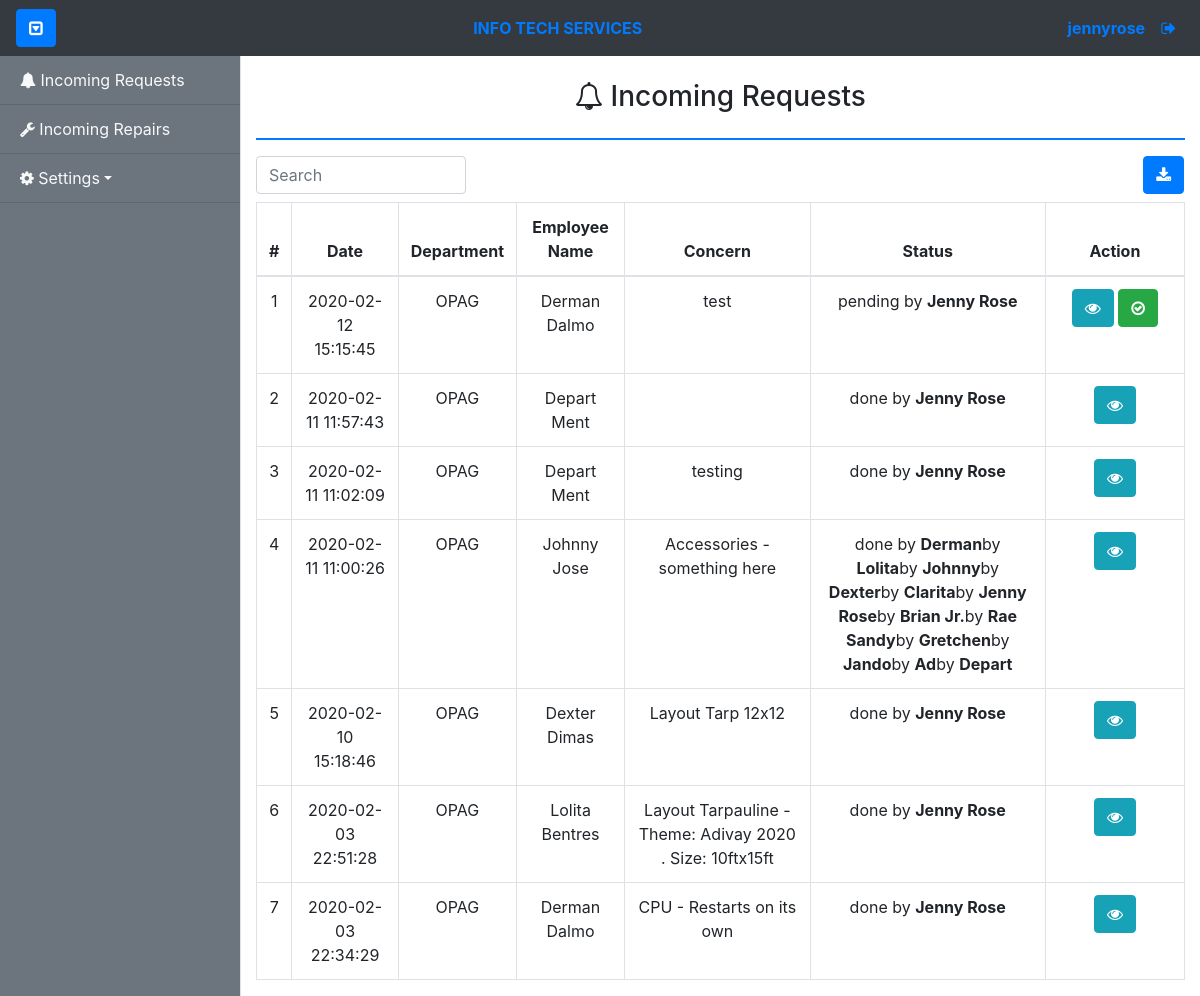
Screenshot of /admin/incoming-requests.php (signed in) with the database file from the repository.
### tables this page shows
CREATE TABLE `itservices_request_tbl` (
  `itsrequest_id` int(11) NOT NULL,
  `dept_id` int(11) DEFAULT NULL,
  `emp_id` int(11) DEFAULT NULL,
  `itsrequest_date` datetime NOT NULL,
  `concern` varchar(255) NOT NULL,
  `status` enum('post-repair inspected','pre-repair inspected','assessment pending','deployed','done','pending','received','assessed') NOT NULL DEFAULT 'received',
  `statusupdate_useraccount_id` int(255) DEFAULT NULL,
  `itsrequest_category` enum('hw','other') DEFAULT NULL,
  `hwcomponent_id` int(11) DEFAULT NULL,
  `hwcomponent_sub_id` int(11) NOT NULL,
  `itshw_category` enum('on-site','walk-in','pulled-out') DEFAULT NULL,
  `property_num` varchar(255) DEFAULT NULL,
  `solution` varchar(500) DEFAULT NULL,
  `received_date` datetime DEFAULT NULL
);

CREATE TABLE `department_tbl` (
  `dept_id` int(11) NOT NULL,
  `dept_code` varchar(255) NOT NULL,
  `dept_name` varchar(255) NOT NULL
);

CREATE TABLE `employee_tbl` (
  `emp_id` int(11) NOT NULL,
  `dept_id` int(11) DEFAULT NULL,
  `emp_idnum` int(255) NOT NULL,
  `emp_fname` varchar(255) NOT NULL,
  `emp_lname` varchar(255) NOT NULL,
  `emp_position` varchar(255) DEFAULT NULL
);

CREATE TABLE `hardwarecomponent_tbl` (
  `hwcomponent_id` int(11) NOT NULL,
  `hwcomponent_name` varchar(255) NOT NULL,
  `hwcomponent_type` enum('main','sub') DEFAULT NULL,
  `hwcomponent_category` int(10) DEFAULT NULL
);

### config/controllers/controller.php (called while the page is built, shortened)
<?php
class Controller
{
	public function getEmployee($emp_id = null)
	{
		global $con;
		if ($emp_id == null) {
			$qry = "SELECT * FROM employee_tbl INNER JOIN department_tbl ON employee_tbl.dept_id=department_tbl.dept_id";
			if ($con->query($qry)) {
				$result = $con->query($qry);
				$users = array();
				while ($row = $result->fetch_assoc()) {
					$users[] = $row;
				}
				return $users;
			} else {
				return false;
			}
		} else {
			$qry = "SELECT * FROM employee_tbl INNER JOIN department_tbl ON employee_tbl.dept_id=department_tbl.dept_id WHERE emp_id = '" . $emp_id . "' ";
			if ($con->query($qry)) {
				$result1 = $con->query($qry);
				$users = array();
				while ($row = $result1->fetch_assoc()) {
					$users[] = $row;
				}
				return $users;
			} else {
				return false;
			}
		}
	}
	public function getHardwareComponents($hwcomponent_id = null)
	{
		global $con;
		if ($hwcomponent_id == null) {
			$qry = "SELECT * FROM hardwarecomponent_tbl";
			if ($con->query($qry)) {
				$result1 = $con->query($qry);
				$components = array();
				while ($row = $result1->fetch_assoc()) {
					$components[] = $row;
				}
				return $components;
			} else {
				return false;
			}
		} else {
			$qry = "SELECT * FROM hardwarecomponent_tbl WHERE hwcomponent_id = '" . $hwcomponent_id . "' ";
			if ($con->query($qry)) {
				$result1 = $con->query($qry);
				if ($result1->num_rows == 0) {
					return $result1->num_rows;
				}
				$components = array();
				return $components;
			} else {
				return false;
			}
		}
	}
	public function getUserAccount($useraccount_id = null)
	{
		global $con;
		if ($useraccount_id == null) {
			$qry = "SELECT * FROM useraccount_tbl LEFT JOIN employee_tbl ON useraccount_tbl.emp_id=employee_tbl.emp_id LEFT JOIN department_tbl ON useraccount_tbl.dept_id=department_tbl.dept_id";
			if ($con->query($qry)) {
				$result = $con->query($qry);
				if ($result->num_rows != 0) {
					$users = array();
					while ($row = $result->fetch_assoc()) {
						$users[] = $row;
					}
					return $users;
				} else {
					return $result->num_rows;
				}
			} else {
				return false;
			}
		} else {
			$qry = "SELECT * FROM useraccount_tbl LEFT JOIN employee_tbl ON useraccount_tbl.emp_id=employee_tbl.emp_id LEFT JOIN department_tbl ON useraccount_tbl.dept_id=department_tbl.dept_id WHERE useraccount_tbl.useraccount_id = '" . $useraccount_id . "' ";
			if ($con->query($qry)) {
				$result = $con->query($qry);
				if ($result->num_rows != 0) {
					$users = array();
					while ($row = $result->fetch_assoc()) {
						$users[] = $row;
					}
					return $users;
				} else {
					return $result->num_rows;
				}
			} else {
				return false;
			}
		}
	}
	public function getRequest($itsrequest_id = null)
	{
		global $con;
		if ($itsrequest_id == null) {
			$qry = "SELECT * FROM itservices_request_tbl INNER JOIN employee_tbl ON itservices_request_tbl.emp_id=employee_tbl.emp_id INNER JOIN department_tbl ON itservices_request_tbl.dept_id=department_tbl.dept_id LEFT JOIN hardwarecomponent_tbl ON itservices_request_tbl.hwcomponent_id=hardwarecomponent_tbl.hwcomponent_id  WHERE itshw_category is null OR itshw_category != 'pulled-out' AND itshw_category != 'walk-in' ORDER BY itsrequest_date DESC";
			if ($con->query($qry)) {
				$result = $con->query($qry);
				if ($result->num_rows != 0) {
					$requests = array();
					while ($row = $result->fetch_assoc()) {
						$requests[] = $row;
					}
					return $requests;
				} else {
					return $result->num_rows;
				}
			} else {
				return false;
			}
		}
	}
}

### tables/incomingrequest-tbl.php (the view)
<?php
if($requests == 0 || $requests == false){
?>
  <div class="alert alert-info text-center">
    <?php echo "No Incoming Request Queued!"; ?>
  </div>
<?php
}else{
?>
    <table class="table table-bordered text-center">
      <thead>
        <th>#</th>
        <th>Date</th>
        <th>Department</th>
        <th>Employee Name</th>
        <th>Concern</th>
        <th>Status</th>
        <th>Action</th>
      </thead>
      <tbody id="table_body">
        <?php
        $ctr = 1;
        foreach ($requests as $key => $value) {
          $component = $control->getHardwareComponents($value['hwcomponent_sub_id']);
        ?>
        <tr>
          	<td> <?=$ctr?> </td>
          	<td> <?=$value['itsrequest_date']?> </td>
            <td> <?=$value['dept_code']?> </td>
            <td> <?=$value['emp_fname']?> <?=$value['emp_lname']?> </td>
            <td style="width:20%">
              <?php
              if($value['itsrequest_category'] == 'hw'){
                if($component !== 0 ){
                  foreach ($component as $name) {
                    echo $value['hwcomponent_name'] . '(' . $name['hwcomponent_name'] . ')' . ' -' ;
                  }
                }else{
                  echo $value['hwcomponent_name'] . ' -' ;
                }
              }
              ?>
              <?=$value['concern']?>
            </td>
            <td> <?=$value['status']?>
              <?php
              if($value['statusupdate_useraccount_id'] != ""){
                $getUserAccount = $control->getUserAccount($value['statusupdate_useraccount_id']);
                foreach ($getUserAccount as $key => $userValue) {
                 $getTechRepEmployee = $control->getEmployee($userValue['emp_id']);
                }
                foreach($getTechRepEmployee as $val ){
                  echo 'by ' . '<b>' . $val['emp_fname'] . '</b>';
                }
              }
              ?>
            </td>
            <td style="width:15%">
                <button type="button" class="btn btn-info view" data-toggle="tooltip" title="View Details"  id="<?=$value['itsrequest_id']?>"><i class="fa fa-eye" aria-hidden="true"></i></button>
                <?php
                if($value['itsrequest_category'] == 'hw'){
                  if($value['itshw_category'] == 'on-site'){
                    if($value['status'] === 'received'){
                    ?>
                      <button type="button" class="btn btn-warning pending" data-toggle="tooltip" title="Go" id="<?=$value['itsrequest_id']?>" data-id="<?=$_SESSION['useraccount_id']?>"><i class="fa fa-arrow-circle-o-right" aria-hidden="true"></i></button>
                    <?php
                    }else if($value['status'] == 'pending' ){
                    ?>
                      <button type="button" class="btn btn-danger pullout" data-toggle="tooltip" title="Pullout" id="<?=$value['itsrequest_id']?>" data-id="<?=$_SESSION['useraccount_id']?>" hw-id="<?=$value['hwcomponent_id']?>" ><i class="fa fa-hand-rock-o" aria-hidden="true"></i></button>
                      <button type="button" class="btn btn-success done" data-toggle="tooltip" title="Done" id="<?=$value['itsrequest_id']?>" data-id="<?=$_SESSION['useraccount_id']?>"><i class="fa fa-check-circle-o" aria-hidden="true"></i></button>
                    <?php
                    }
                  }
                }else if($value['itsrequest_category'] == 'other'){
                  if($value['status'] === 'received'){
                  ?>
                  <button type="button" class="btn btn-warning pending" data-toggle="tooltip" title="Do" id="<?=$value['itsrequest_id']?>" data-id="<?=$_SESSION['useraccount_id']?>"><i class="fa fa-arrow-circle-o-right" aria-hidden="true"></i></button>
                  <?php
                  }else if($value['status'] == 'pending' ){
                  ?>
                    <button type="button" class="btn btn-success done" data-toggle="tooltip" title="Done" id="<?=$value['itsrequest_id']?>" data-id="<?=$_SESSION['useraccount_id']?>"><i class="fa fa-check-circle-o" aria-hidden="true"></i></button>
                  <?php
                  }
                }
                ?>
            </td>
        </tr>
        <?php
        $ctr+=1;
        }
        ?>
      </tbody>
    </table>
  </div>
</div>
<?php
}
?>

### css/simple-sidebar.css (style rules this page uses)
body { overflow-x: hidden; }

### rows the page displays
itservices_request_tbl: itsrequest_date "2020-02-12 15:15:45", dept.dept_code "OPAG", emp.emp_fname "Derman", emp.emp_lname "Dalmo", concern "test", status "pending"
employee_tbl: emp_fname "Jenny Rose"
itservices_request_tbl: itsrequest_date "2020-02-11 11:57:43", dept.dept_code "OPAG", emp.emp_fname "Depart", emp.emp_lname "Ment", status "done"
itservices_request_tbl: itsrequest_date "2020-02-11 11:02:09", dept.dept_code "OPAG", emp.emp_fname "Depart", emp.emp_lname "Ment", concern "testing", status "done"
itservices_request_tbl: itsrequest_date "2020-02-11 11:00:26", dept.dept_code "OPAG", emp.emp_fname "Johnny", emp.emp_lname "Jose", hwcomponent.hwcomponent_name "Accessories", concern "something here", status "done"
employee_tbl: emp_fname "Derman"
employee_tbl: emp_fname "Lolita"
employee_tbl: emp_fname "Johnny"
employee_tbl: emp_fname "Dexter"
employee_tbl: emp_fname "Clarita"
employee_tbl: emp_fname "Brian Jr."
employee_tbl: emp_fname "Rae Sandy"
employee_tbl: emp_fname "Gretchen"
employee_tbl: emp_fname "Jando"
employee_tbl: emp_fname "Ad"
employee_tbl: emp_fname "Depart"
itservices_request_tbl: itsrequest_date "2020-02-10 15:18:46", dept.dept_code "OPAG", emp.emp_fname "Dexter", emp.emp_lname "Dimas", concern "Layout Tarp 12x12", status "done"
itservices_request_tbl: itsrequest_date "2020-02-03 22:51:28", dept.dept_code "OPAG", emp.emp_fname "Lolita", emp.emp_lname "Bentres", concern "Layout Tarpauline - Theme: Adivay 2020 . Size: 10ftx15ft", status "done"
itservices_request_tbl: itsrequest_date "2020-02-03 22:34:29", dept.dept_code "OPAG", emp.emp_fname "Derman", emp.emp_lname "Dalmo", hwcomponent.hwcomponent_name "CPU", concern "Restarts on its own", status "done"

### other values shown
$_SESSION['username'] "jennyrose"
